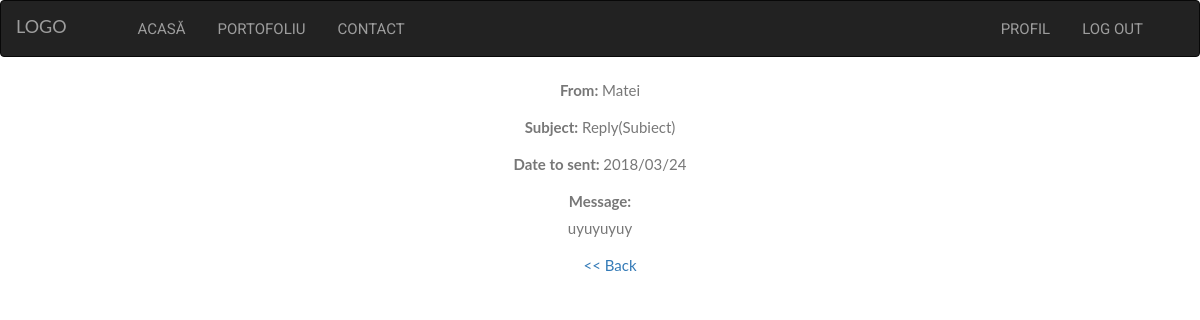
/view.php?id=19 (signed in), run on the app's committed database.
### tables this page shows
CREATE TABLE `users` (
  `ID` int(11) NOT NULL,
  `Name` varchar(30) NOT NULL,
  `Email` varchar(30) NOT NULL,
  `Password` varchar(256) NOT NULL,
  `Admin` int(2) NOT NULL,
  `Status_O` varchar(70) NOT NULL,
  `Logas` int(2) NOT NULL
);

CREATE TABLE `message` (
  `ID` int(11) NOT NULL,
  `Subject` varchar(20) NOT NULL,
  `Message` varchar(1024) NOT NULL,
  `To_M` int(11) NOT NULL,
  `From_M` int(11) NOT NULL,
  `Read_M` int(2) NOT NULL,
  `Date_M` varchar(10) NOT NULL
);

### view.php (the view, shortened to what this page needs)
<?php
	require 'include/connect.php';
?>
<!DOCTYPE html>
<html>
<head>
	<link rel="stylesheet" href="https://maxcdn.bootstrapcdn.com/bootstrap/3.3.7/css/bootstrap.min.css">
	<link rel="stylesheet" type="text/css"  media="screen and (min-width:900px)" href="assets/css/widescreen.css?v1.0">
	<link rel="stylesheet" type="text/css"  media="screen and (min-width:630px) and (max-width: 900px)" href="assets/css/landscape.css?v1.0">
	<link rel="stylesheet" type="text/css"  media="screen and (max-width:600px)" href="assets/css/smallscreen.css?v1.0">
	<link rel="stylesheet" type="text/css" href="assets/css/register_login_contact.css?v1.0">
</head>
<body>
	<div class="widescreen">
	<nav class="navbar navbar-toggleable-sd navbar-inverse">
		<a class="navbar-brand" href="index.php">LOGO</a>
		<ul class="navbar-nav">
		<li class="nav-item">
				<a class="nav-link" href="index.php">Acasă</a>
			</li>
			<?php
				if(isset($_SESSION['nume']))
			echo '
			<li class="nav-item">
				<a class="nav-link" href="portofoliu.php">Portofoliu</a>
			</li>';
			?>
			<li class="nav-item">
				<a class="nav-link" href="contact.php">Contact</a>
			</li>
		</ul>
		<ul class="navbar-nav right">
		<?php
			if(!isset($_SESSION['nume']))
				echo '
			<li class="nav-item">
				<a class="nav-link" href="login.php">Login</a>
			</li>
			<li class="nav-item">
				<a class="nav-link" href="register.php">Register</a>
			</li>';
			else
				echo '
			<li class="nav-item">
				<a class="nav-link" href="profil.php?id='.$_SESSION['id'].'">Profil</a>
			</li>
			<li class="nav-item">
				<a class="nav-link" href="include/logout.inc.php">Log Out</a>
			</li>';
			?>
		</ul>
	</nav>
</div>
<div class="container">
	<?php
		$id = $_GET['id'];
		$mesaj= "SELECT * FROM message WHERE ID='$id'";
		$result_mesaj = mysqli_query($conectare, $mesaj);
		$row_mesaj = mysqli_fetch_assoc($result_mesaj);
		if($_SESSION['id'] == $row_mesaj['To_M'])
		{
			$id = $row_mesaj['From_M'];
		$user = "SELECT * FROM users WHERE ID='$id'";
		$result_user = mysqli_query($conectare, $user);
		$row_user = mysqli_fetch_assoc($result_user);
		echo '<p><b>From:</b> '.$row_user["Name"].'</p>';
		echo '<p><b>Subject:</b> '.$row_mesaj["Subject"].'</p>';
		echo '<p><b>Date to sent: </b> '.$row_mesaj["Date_M"].'</p>';
		echo '<div class="mesaj"><p id="mesaj"><b>Message:</b><br>'.$row_mesaj["Message"].'</p></div>';
		}
		else
		{
			echo "You don't have access to view this message!";
			exit(0);
		}
	?>
	<a href="message.php" style="margin-left: 20px;"><< Back</a>
</div>
</body>
</html>

### assets/css/widescreen.css (style rules this page uses)
body, html { height: 100%; margin: 0; font: 400 15px/1.8 "Lato", sans-serif; color: #777; }
.nav-item { text-align: center; padding: 14px 16px; overflow: hidden; list-style: none; }
.nav-link { text-decoration: none; text-transform: uppercase; font-family: 'Roboto', sans-serif; }
.right { float: right; margin-right: 40px; }

### assets/css/register_login_contact.css (style rules this page uses)
.container { text-align: center; }

### assets/css/landscape.css (style rules this page uses)
body, html { height: 100%; margin: 0; font: 400 15px/1.8 "Lato", sans-serif; color: #777; }
.widescreen { display: none; }
.nav-item { text-align: center; padding: 14px 16px; overflow: hidden; list-style: none; }
.nav-link { text-decoration: none; text-transform: uppercase; }
.navbar-brand { background: none; border: none; }

### assets/css/smallscreen.css (style rules this page uses)
body, html { height: 100%; margin: 0; font: 400 15px/1.8 "Lato", sans-serif; color: #777; }
.widescreen { display: none; }
.nav-item { text-align: center; padding: 14px 16px; overflow: hidden; list-style: none; }
.nav-link { text-decoration: none; text-transform: uppercase; }
.navbar-brand { background: none; border: none; }
.mesaj { max-width: 100%; height: 400px; text-align: center; margin: 0 auto; }

### data on the page
users: Name "Matei"
message: Subject "Reply(Subiect)", Date_M "2018/03/24", Message "uyuyuyuy"
